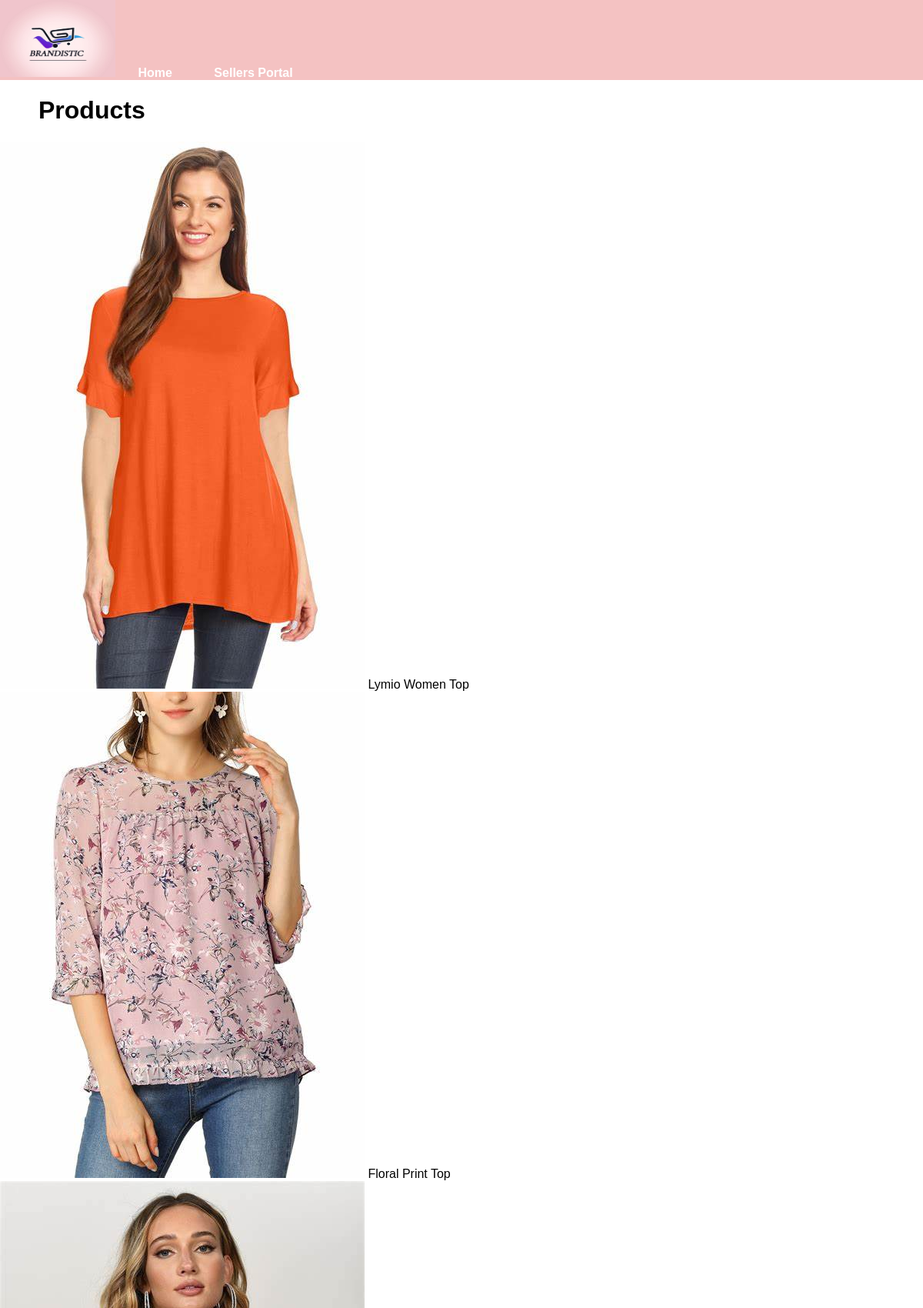
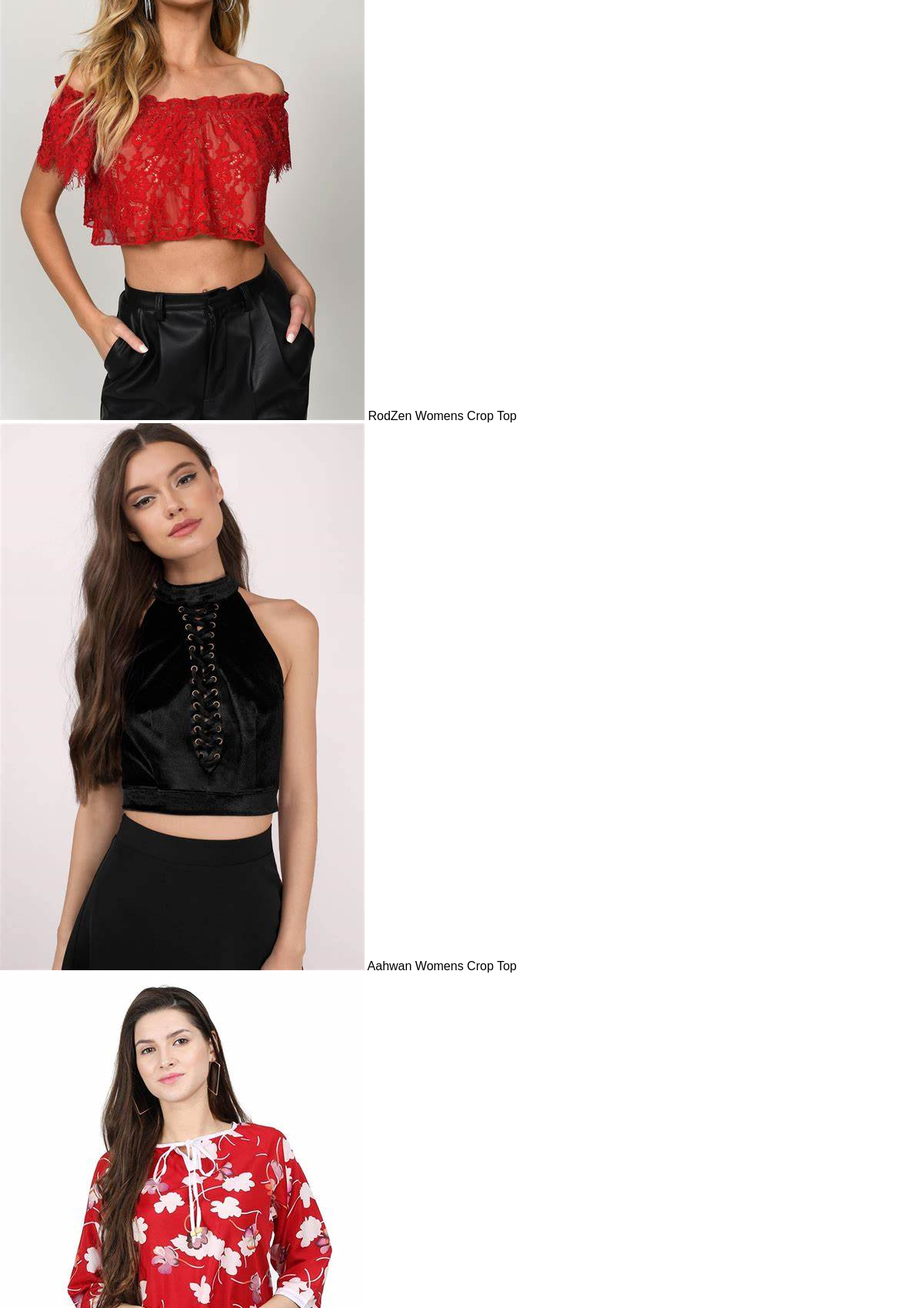
The page /womensproducts.php (upper part) on the database its author committed (2 pictures, top to bottom).
### tables this page shows
CREATE TABLE IF NOT EXISTS `womensproduct_tbl` (
  `Product_ID` int(10) UNSIGNED NOT NULL AUTO_INCREMENT,
  `Category` varchar(10) NOT NULL,
  `Product_Name` varchar(100) NOT NULL,
  `Manufacturer` varchar(50) NOT NULL,
  `Brand_Name` varchar(50) NOT NULL,
  `Size` varchar(5) NOT NULL,
  `Price` int(10) NOT NULL,
  `Quantity` int(11) NOT NULL,
  `file_name` varchar(255) NOT NULL,
  `file_type` varchar(200) NOT NULL,
  `file_size` int(150) NOT NULL,
  PRIMARY KEY (`Product_ID`)
);

### womensproducts.php (the view, shortened to what this page needs)
<?php
include("connection.php");
include("header.php");
$sel="SELECT * FROM womensproduct_tbl WHERE Category='Women'";
$query=mysqli_query($conn,$sel);
?>
<html>
<head>
</head>
<body>
<h1>Products</h1>
<?php
 while ($rows = mysqli_fetch_assoc($query)) {
?>
<div>
<img src="uploads/<?php echo $rows['file_name'];?>">
<?php echo $rows['Product_Name'];
}
?>
</div>
</body>
</html>

### css/header.css (style rules this page uses)
body { margin:0px; font-family:sans-serif; }
h1 { margin-left:50px; }

### rows shown on the page
womensproduct_tbl: file_name (picture), Product_Name "Lymio Women Top"
womensproduct_tbl: file_name (picture), Product_Name "Floral Print Top"
womensproduct_tbl: file_name (picture), Product_Name "RodZen Womens Crop Top"
womensproduct_tbl: file_name (picture), Product_Name "Aahwan Womens Crop Top"
womensproduct_tbl: file_name (picture)
